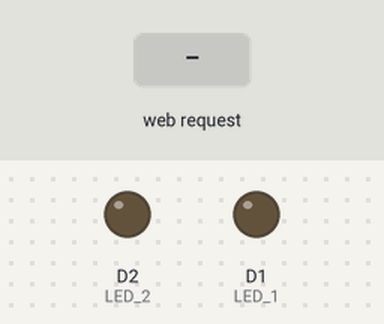
This sketch was run on a simulated ESP8266 (NodeMCU). On the bench: output pins drawn as LEDs (lit = HIGH). Dashed ring = blinking. The test bench sets the inputs (shaded band). WiFi joins after 1.5 s; servers stay silent unless stated; what the sketch prints to the serial monitor is not drawn.

Above: at 2.7 s.
2.8 s: HTTP request GET /1/on received
At 3.3 s:
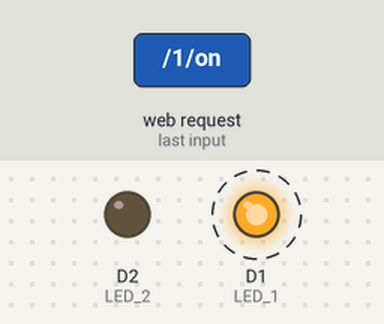
Timing chart, 0 to 11.8 s (numbered marks = the images above; inputs shaded):
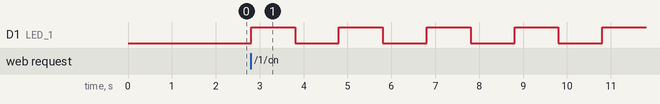

Measured:
- after the input at 2.8 s, D1 (LED_1): alternates HIGH for 1.0 s and LOW for 1.0 s, starting at once

The sketch:

node_mcu_leds_wifi.ino
```cpp
#include <ESP8266WiFi.h>

const char* ssid     = "NaVindu";
const char* password = "NaVindu69";

WiFiServer server(80);

String header;

String LED1_State = "off";
String LED2_State = "off";

const int LED_1 = D1;
const int LED_2 = D2;

// Current time
unsigned long currentTime = millis();
// Previous time
unsigned long previousTime = 0;
// Define timeout time in milliseconds (example: 2000ms = 2s)
const long timeoutTime = 2000;

void setup() {
  Serial.begin(115200);

  pinMode(LED_1, OUTPUT);
  pinMode(LED_2, OUTPUT);

  digitalWrite(LED_1, LOW);
  digitalWrite(LED_2, LOW);

  // Connect to Wi-Fi network with SSID and password
  Serial.print("Connecting to ");
  Serial.println(ssid);
  WiFi.begin(ssid, password);
  while (WiFi.status() != WL_CONNECTED) {
    delay(500);
    Serial.print(".");
  }
  // Print local IP address and start web server
  Serial.println("");
  Serial.println("WiFi connected.");
  Serial.print("IP address : ");
  Serial.println(WiFi.localIP());
  server.begin();
}

void loop(){
  WiFiClient client = server.available();   // Listen for incoming clients

  if (client) {                             // If a new client connects,
    Serial.println("New Client");          // print a message out in the serial port
    String currentLine = "";                // make a String to hold incoming data from the client
    currentTime = millis();
    previousTime = currentTime;
    while (client.connected() && currentTime - previousTime <= timeoutTime) { // loop while the client's connected
      currentTime = millis();
      if (client.available()) {             // if there's bytes to read from the client,
        char c = client.read();             // read a byte, then
        Serial.write(c);                    // print it out the serial monitor
        header += c;
        if (c == '\n') {                    // if the byte is a newline character
          // if the current line is blank, you got two newline characters in a row.
          // that's the end of the client HTTP request, so send a response:
          if (currentLine.length() == 0) {
            // HTTP headers always start with a response code (e.g. HTTP/1.1 200 OK)
            // and a content-type so the client knows what's coming, then a blank line:
            client.println("HTTP/1.1 200 OK");
            client.println("Content-type:text/html");
            client.println("Connection: close");
            client.println();

            // turns the LEDs on and off
            if (header.indexOf("GET /1/on") >= 0) {
              Serial.println("LED 1 on");
              LED1_State = "on";
              //loop 1
              digitalWrite(LED_1, HIGH);
              delay(1000);
              digitalWrite(LED_1,LOW);
              delay(1000);
              //loop2
              digitalWrite(LED_1, HIGH);
              delay(1000);
              digitalWrite(LED_1,LOW);
              delay(1000);
              //loop 3
              digitalWrite(LED_1, HIGH);
              delay(1000);
              digitalWrite(LED_1,LOW);
              delay(1000);
              //loop 4
              digitalWrite(LED_1, HIGH);
              delay(1000);
              digitalWrite(LED_1,LOW);
              delay(1000);
              digitalWrite(LED_1,HIGH);

            } else if (header.indexOf("GET /1/off") >= 0) {
              Serial.println("LED 1 off");
              LED1_State = "off";
              digitalWrite(LED_1, LOW);
            } else if (header.indexOf("GET /2/on") >= 0) {
              Serial.println("LED 2 on");
              LED2_State = "on";
              //loop 1

              digitalWrite(LED_2, HIGH);
              delay(1000);
              digitalWrite(LED_2,LOW);
              delay(1000);
              //loop2
               digitalWrite(LED_2, HIGH);
              delay(1000);
              digitalWrite(LED_2,LOW);
              delay(1000);
              //loop3
               digitalWrite(LED_2, HIGH);
              delay(1000);
              digitalWrite(LED_2,LOW);
              delay(1000);
              //loop4
               digitalWrite(LED_2, HIGH);
              delay(1000);
              digitalWrite(LED_2,LOW);
              delay(1000);
              digitalWrite(LED_2,HIGH);


            } else if (header.indexOf("GET /2/off") >= 0) {
              Serial.println("LED 2 off");
              LED2_State = "off";
              digitalWrite(LED_2, LOW);
            }

            // Display the HTML web page


            // start
   client.println("<!DOCTYPE html><html>");
            client.println("<head><meta name=\"viewport\" content=\"width=device-width, initial-scale=1\">");
            client.println("<link rel=\"icon\" href=\"data:,\">");
            client.println("<style>html { font-family: Helvetica; display: inline-block; margin: 0px auto; text-align: center;}");
            client.println(".head { position: fixed; left: 0; top: 0; width: 100%; background-color: #ffd24d; font-size:35px; font-weight: bold; color: white; text-align: center; }");
            client.println(".footer { position: fixed; left: 0; bottom: 0; background-color: #ffd24d; width: 100%; color: white; text-align: center;}");
            client.println(".button { background-color: #ffe699; border: none; color: white; padding: 16px 40px; width: 450px;");
            client.println("text-decoration: none; font-size: 30px; margin: 2px; cursor: pointer;}");
            client.println(".button2 {background-color: #ffd24d; width: 450px;}</style></head>");

            // Web Page Heading
            client.println("<div class=\"head\"> <p>Smart Parking System</p> </div></br></br></br></br></br></br></br>");

            client.println("<h3>Parking Spot 1</h3>");
            // If the LED1_State is off, it displays the ON button
            if (LED1_State=="off") {
              client.println("<p><a href=\"/1/on\"><button class=\"button button2\">Indicate the location</button></a></p>");
            } else {
              client.println("<p><a href=\"/1/off\"><button class=\"button\">Indicating</button></a></p>");
            }

            // Display current state, and ON/OFF buttons for GPIO 4
            client.println("<h3>Parking Spot 2</h3>");
            // If the LED2_State is off, it displays the ON button
            if (LED2_State=="off") {
              client.println("<p><a href=\"/2/on\"><button class=\"button button2\">Indicate the location</button></a></p>");
            } else {
              client.println("<p><a href=\"/2/off\"><button class=\"button \">Indicating </button></a></p>");
            }
            client.println("<div class=\"footer\"> <p>Smart Parking System \n Group AN  \n NaVindu</p> </div>");
            client.println("</body></html>");
            client.println();
            break;


            /// end


          } else {
            currentLine = "";
          }
        } else if (c != '\r') {  // if you got anything else but a carriage return character,
          currentLine += c;      // add it to the end of the currentLine
        }
      }
    }
    // Clear the header variable
    header = "";
    // Close the connection
    client.stop();
    Serial.println("Client disconnected.");
    Serial.println("");
  }
}
```
